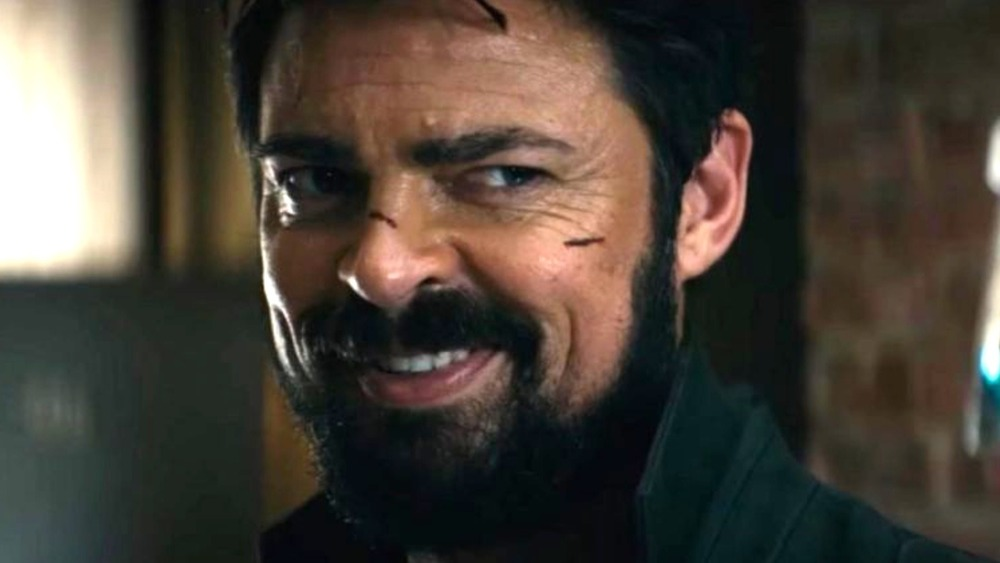
#> input picture Images/blly_smile.jpg, 1000 x 563 px, given in place of the camera
$ jupyter execute --allow-errors videos-checkpoint.ipynb   (text cells are left out)
#> lines starting #> are read from the running program, lines starting #| are printed output that depends on the picture; pictures that were not available may be replaced by others from this repository, and a replacement may not be noted
[cell 1]
import cv2
import numpy as np
import matplotlib.pyplot as plt
import time # for calculate FPS
import pafy # for import video from youtube
import requests # for using IP camera
import pytesseract # for image to text

import warnings
warnings.filterwarnings("ignore")

[cell 2]
cap = cv2.VideoCapture(0)

# check the camera
if not cap.isOpened():
    """
    Sometimes, cap may not have initialized the capture.
    You can check whether it is initialized or not by the method cap.isOpened().
    If it is True, OK. Otherwise open it using cap.open().
    """
    cap.open(index= 0, apiPreference = cv2.CAP_ANY)

while True:
    # Capture frame-by-frame
    isTrue, frame = cap.read() # if frame is read correctly, isTrue is True :)
#> frame is the input picture: shape (563, 1000, 3); mean B, G, R 56, 65, 72.2

    if isTrue is not True: # if isTrue is False, break the loop, because done video
        break

    # flip the frame according to the y-axis
    frame= cv2.flip(frame, 1)
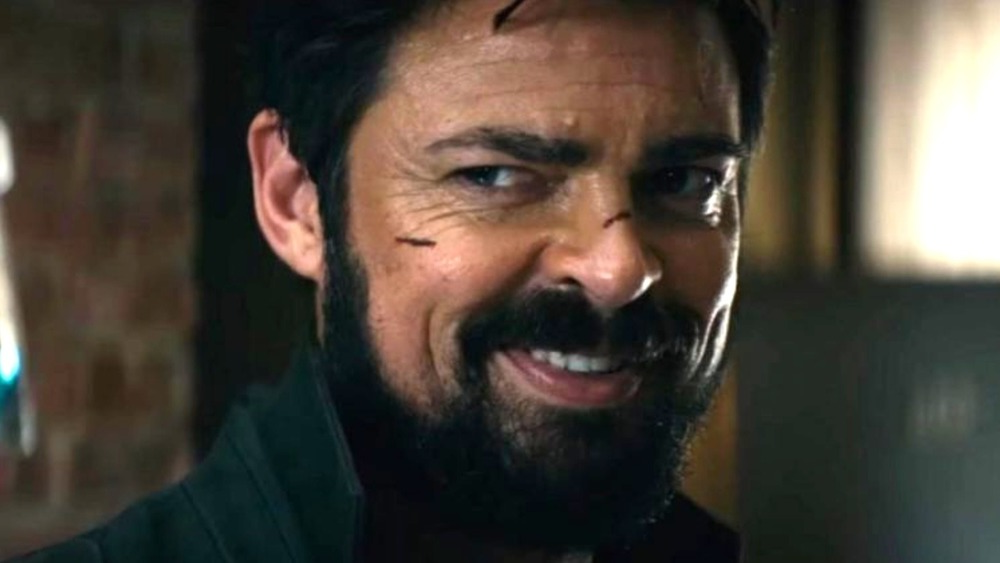
#> frame: shape (563, 1000, 3); mean B, G, R 56, 65, 72.2

    # Display the resulting frame
    cv2.imshow('Frame', frame)

    if cv2.waitKey(1) & 0xFF== ord('q'): # if i press q, break the loop
#> (key q is pressed here)
        break

# When everything done, release the capture
cap.release()
cv2.destroyAllWindows()

[cell 3]
# The use of IP cameras made in this way does not require internet,
# but the computer and camera must be connected to the same network.

url= "http://10.62.225.180:8081" # ip cam url

cap= cv2.VideoCapture(url)

while True:

    ret, frame= cap.read()

    if not ret:
        print("Camera is not available")
        break

    cv2.imshow("IP Camera", frame)

    if cv2.waitKey(1)== 27: # if press "esc" , break the loop
#> (key q is pressed here)
        break

cap.release()
cv2.destroyAllWindows()

[cell 4]
# if using the request module, internet is required for our connection process.

url=  "http://10.62.225.180:8081//shot.jpg" # ip cam url

#> (the rest of this cell did not finish here and is left out)

[cell 5]
video_path= "...\\Github\\Basic OpenCV Tutorial\\Videos\\MOT17-13-FRCNN-raw.webm"
cap = cv2.VideoCapture(video_path)

while True:

    ret, frame = cap.read()

    if ret is False:
        break

    cv2.imshow('Frame', frame)

    if cv2.waitKey(25) == ord('q'):
#> (key q is pressed here)
        break

cap.release()
cv2.destroyAllWindows()

[cell 6]
url = "https://youtu.be/M1bhOaLV4FU"
#> (the rest of this cell did not finish here and is left out)

[cell 7]
cap = cv2.VideoCapture(0)

# Define the codec and create VideoWriter object
fourcc = cv2.VideoWriter_fourcc(*'XVID')

output = cv2.VideoWriter( filename= 'output.avi',
                          fourcc= fourcc,
                          fps= 25,
                          frameSize= (640,  480))

while cap.isOpened():

    ret, frame = cap.read()

    if not ret:
        break

    frame = cv2.flip(frame, 0)
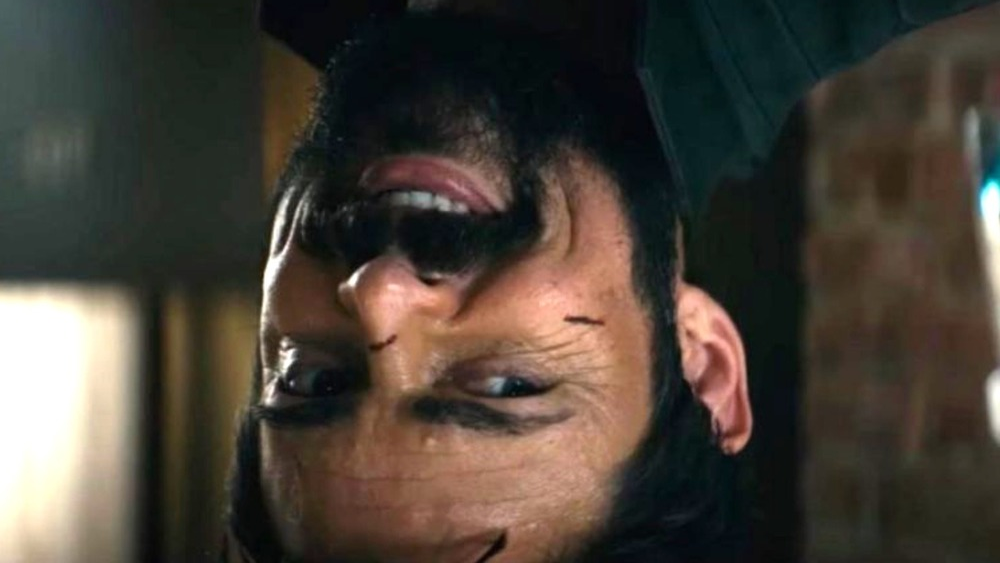
#> frame: shape (563, 1000, 3); mean B, G, R 56, 65, 72.2

    # write the flipped frame
    output.write(frame)

    cv2.imshow('frame', frame)

    if cv2.waitKey(1) == ord('q'):
#> (key q is pressed here)
        break

# Release everything if job is finished
cap.release()
output.release()
cv2.destroyAllWindows()

$ run again, on Images/butcher.jpg
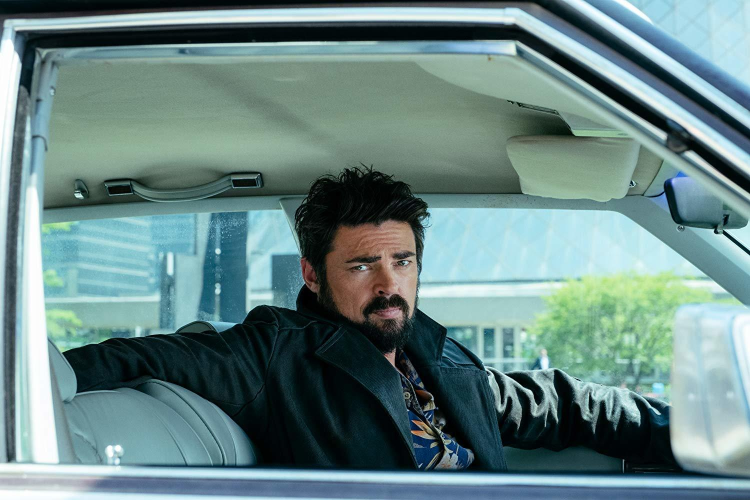
#> input picture Images/butcher.jpg, 1500 x 1000 px, given in place of the camera (shown at 1/2 size)
#> frame is the input picture: shape (1000, 1500, 3); mean B, G, R 133.4, 134.4, 105.7
#> `frame= cv2.flip(frame, 1)`:
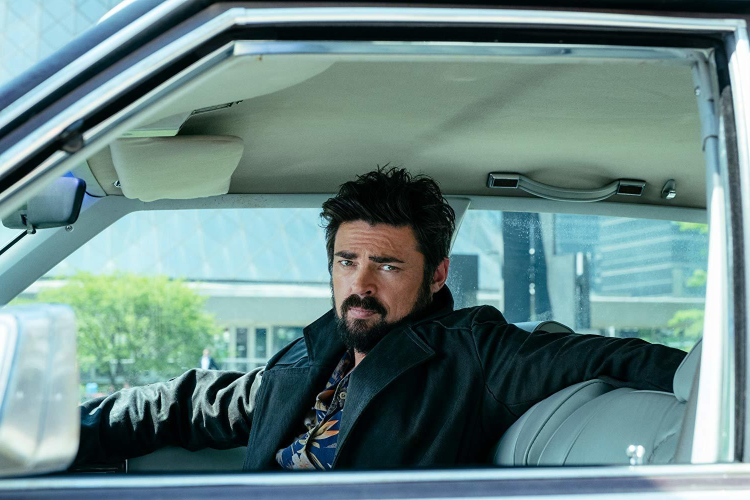
#> frame: shape (1000, 1500, 3) (shown at 1/2 size); mean B, G, R 133.4, 134.4, 105.7
#> `frame = cv2.flip(frame, 0)`:
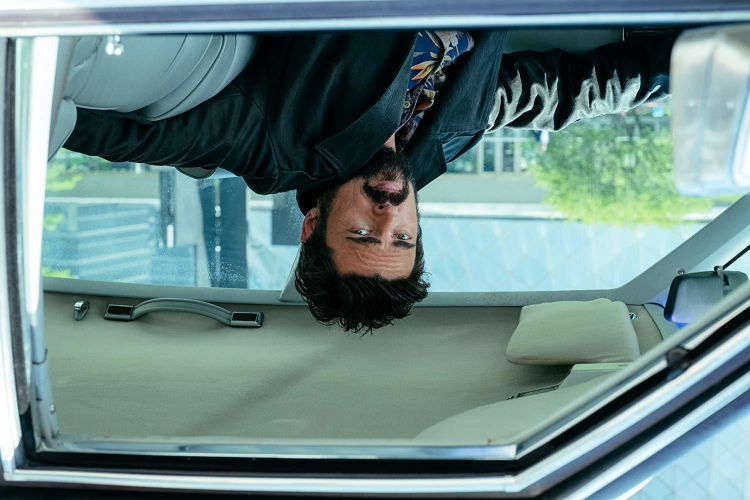
#> frame: shape (1000, 1500, 3) (shown at 1/2 size); mean B, G, R 133.4, 134.4, 105.7
